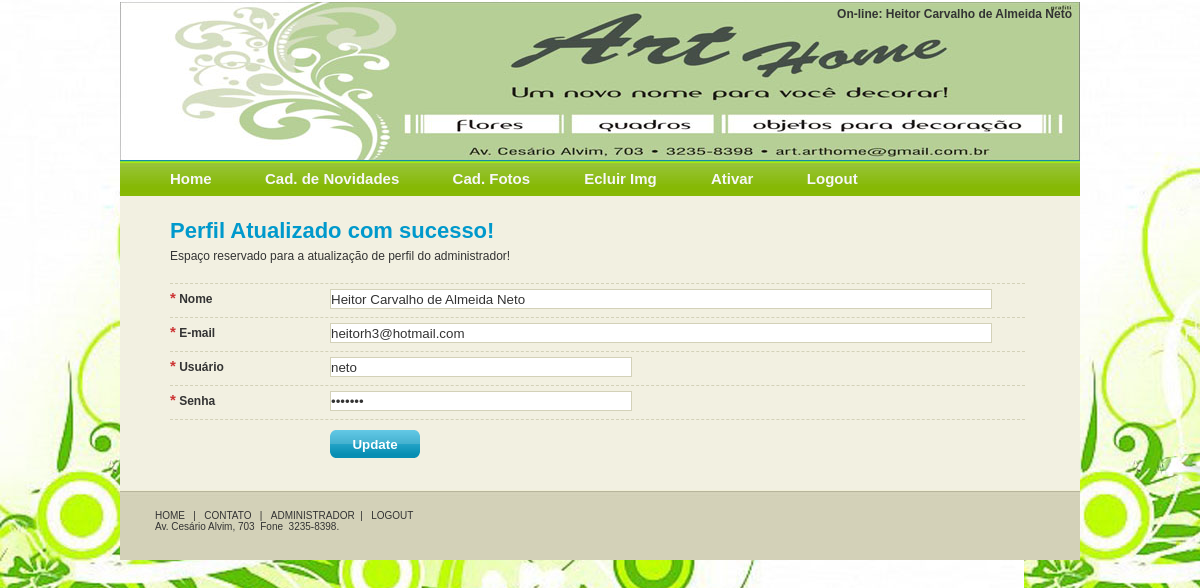
Screenshot of /administrador/atualiza_perfil.php?id=1 (signed in) with the database file from the repository.
### tables this page shows
CREATE TABLE IF NOT EXISTS `tbl_administrador` (
  `adm_codigo` int(10) unsigned NOT NULL auto_increment,
  `adm_nome` varchar(255) NOT NULL,
  `adm_usuario` varchar(50) NOT NULL,
  `adm_senha` varchar(10) NOT NULL,
  `adm_email` varchar(255) NOT NULL, 
  `adm_status` varchar(2) NOT NULL,
  PRIMARY KEY  (`adm_codigo`)
);

### administrador/atualiza_perfil.php (the view, shortened to what this page needs)
<?php
	if ($_SESSION['tipo'] == 'Administrador')
	{
		$codigo = $_REQUEST['id'];
		$sql = "SELECT * FROM tbl_administrador WHERE adm_codigo = '" .$codigo. "' ";
		$conexao = new Conexao();
		$conexao->criaConexao();
		$consulta = mysql_query($sql);
		$row = mysql_fetch_assoc($consulta);
?>
<!DOCTYPE html PUBLIC "-//W3C//DTD XHTML 1.0 Transitional//EN" "http://www.w3.org/TR/xhtml1/DTD/xhtml1-transitional.dtd">
<html xmlns="http://www.w3.org/1999/xhtml">
<head>
	<link href="../css/css.css" rel="stylesheet" type="text/css" />
</head>
<body>
	<div id="pagina">
		<?php include('includes/topo.php'); ?>
        <?php include('includes/menu.php'); ?>
        <div id="conteudo" style="height: auto; overflow: hidden">
        	<div id="formulario">
            	<div id="headend">
                    <?php if($_REQUEST['id'] == $codigo) { ?>
                    	<b>Perfil Atualizado com sucesso!</b>
					<?php } else { ?>
                    	<b>Atualizar Perfil</b>
                    <?php } ?>
                    <p>Espaço reservado para a atualização de perfil do administrador!</p></div>
                <div id="inscricao">
                <form action="atualizacoes/atualiza_perfil.php" method="POST" class="meuForm" onsubmit="return obrigatorio('nome;email;usuario;senha;');">
                	<p><label for="nome"><b class="obrigatorio">*</b> Nome</label><input class="campo" id="nome" name="nome" title="Nome" type="text" style="width: 660px" value="<?=$row['adm_nome'];?>" /></p>
                    <p><label for="email"><b class="obrigatorio">*</b> E-mail</label><input class="campo" id="email" name="email" title="E-mail" type="text" style="width: 660px" value="<?=$row['adm_email'];?>" /></p>
                    <p><label for="usuario"><b class="obrigatorio">*</b> Usuário</label><input class="campo" id="usuario" name="usuario" title="Usuário" type="text" style="width: 300px" value="<?=$row['adm_usuario'];?>" /></p>
                    <p style="border-bottom: 1px dashed #D3D1B8;"><label for="usuario"><b class="obrigatorio">*</b> Senha</label><input class="campo" id="senha" name="senha" title="Senha" type="password" style="width: 300px" value="<?=$row['adm_senha'];?>" /> <input name="codigo" type="hidden" value="<?=$row['adm_codigo'];?>" /></p>
                    <div style="margin: 10px 0 0 160px; width: auto"> <input class="botao" id="acao" name="acao" type="submit" value="Update" /> </div>
                </form>
                </div>
            </div>
        </div>
        <?php include('includes/rodape.php'); ?>
	</div>
</body>
</html>
<?php $conexao->fechaConexao(); } else { header('Location: ../login_administrador.php'); } ?>

### css/css.css (style rules this page uses)
* { margin: 0; padding: 0 }
body { background-color: #F2F0E1; background: url(../imagens/grunge-decoracao.jpg) repeat; color: #333333; font: 12px Arial, Helvetica, sans-serif; text-align: left }
#pagina { margin: 2px auto; height: auto; width: 100px; width: 960px }
#conteudo { background-color: #F2F0E1; height: 478px; width: 100%; text-align: left }
#formulario { float: left; margin: 22px auto; width: 855px; padding-left: 50px; padding-bottom: 10px }
#headend { float: left; height: auto; width: 100% }
#headend b { color: #0099CC; font-size: 22px }
#headend p { font-size: 12px; padding-top: 5px }
#inscricao { float: left; height: auto; margin-top: 20px; width: 100% }
.campo { border: 1px #D3D1B8 solid; color: #333333; height: 18px }
.botao { background: url(../imagens/botao.png) no-repeat; color: #FFFFFF; cursor: pointer; font-weight: bold; border: 0; height: 28px; text-align: center; width: 90px }
.obrigatorio { color: #CC3333; font-size: 15px }
.meuForm p { border-top: 1px dashed #D3D1B8; clear: left; margin: 0; padding: 5px 0 8px 0; width: auto }
.meuForm label { cursor: pointer; float: left; font-weight: bold; width: 160px }

### rows the page displays
tbl_administrador: nome "Heitor Carvalho de Almeida Neto", email "heitorh3@hotmail.com", usuario "neto"

### other values shown
$_SESSION['nomeAdministrador'] "Heitor Carvalho de Almeida Neto"
